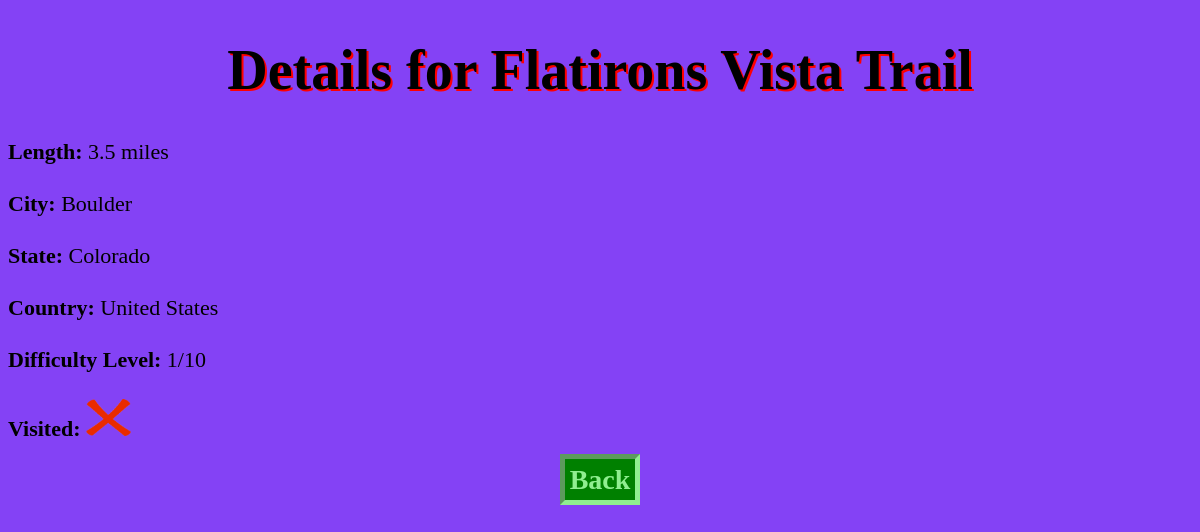
/detail/3, run on the app's committed database.
### trails/models.py (models this page shows, shortened)
class Trail(models.Model):
    name = models.CharField(max_length=200)
    length = models.DecimalField(default=0.1, decimal_places=1, max_digits=3, validators=[MinValueValidator(0.0)])
    city = models.CharField(max_length=200)
    state = models.CharField(max_length=200)
    country = models.CharField(max_length=200)
    visited = models.BooleanField(default=False)
    visited_on = models.DateField(null=True, blank=True, help_text="Only required if trail has been visited before.")
    difficulty_level = models.PositiveIntegerField(default=0, validators=[MaxValueValidator(10)])
    my_rating = models.PositiveIntegerField(default=0, blank=True, null=True, validators=[MaxValueValidator(5)], help_text="Only required if trail has been visited before.")
    top_ten = models.BooleanField(default=False, blank=True, null=True, help_text="Only required if trail has been visited before.")

### trails/views.py (the view)
# urls.py: path('detail/<int:id>', views.detail, name="detail")
def detail(request, id):
    trail = get_object_or_404(Trail, pk=id)
    length_string = str(trail.length) if str(round(trail.length % 1, 1)) != "0.0" else str(int(trail.length))
    length_string = length_string + " mile" if length_string == "1" else length_string + " miles"
    return render(request, "trails/detail.html", {"trail": trail, "length_string": length_string})

### trails/templates/trails/detail.html (shortened to what this page needs)
{% extends "base.html" %}
{% load static %}
{% block content %}
    <h1>Details for {{ trail.name }}</h1>
    <p id="details_paragraph">
        <strong>Length:</strong> {{ length_string }}<br><br>
        <strong>City:</strong> {{ trail.city }}<br><br>
        <strong>State:</strong> {{ trail.state }}<br><br>
        <strong>Country:</strong> {{ trail.country }}<br><br>
        <strong>Difficulty Level:</strong> {{ trail.difficulty_level }}/10<br><br>
        <strong>Visited: </strong>
        {% if trail.visited %}
            <img class="mark" src="{% static 'webapp/checkmark.png' %}"><br><br>
            <strong>Visted On: </strong> {{ trail.visited_on }}<br><br>
            <strong>My rating: </strong> {{ trail.my_rating }}/5<br><br>
            {% if trail.top_ten %}
                <span id="fav_trails">This is one of my top ten favorite trails!!!</span>
            {% endif %}
        {% else %}
            <img class="mark" src="{% static 'webapp/x.png' %}">
        {% endif %}
    </p>
    <p class="center">
            <a id="back" href="{% url 'home' %}">Back</a>
    </p>
{% endblock %}

### webapp/static/webapp/styles.css (style rules this page uses)
body { background-color: #8442f5; }
h1 { text-align: center; font-size: 56px; font-family: steamer; text-shadow: 2px 2px #ff0000; }
.center { text-align: center; }
#details_paragraph { font-size: 22px; }
.mark { width: 45px; }
#back { border: 5px inset lightgreen; padding: 5px; background-color: green; font-size: 28px; text-decoration: none; font-weight: bold; color: lightgreen; }

### data on the page
Trail: name "Flatirons Vista Trail", city "Boulder", state "Colorado", country "United States", difficulty_level "1"

### other printed values
{{ length_string }} "3.5 miles"
